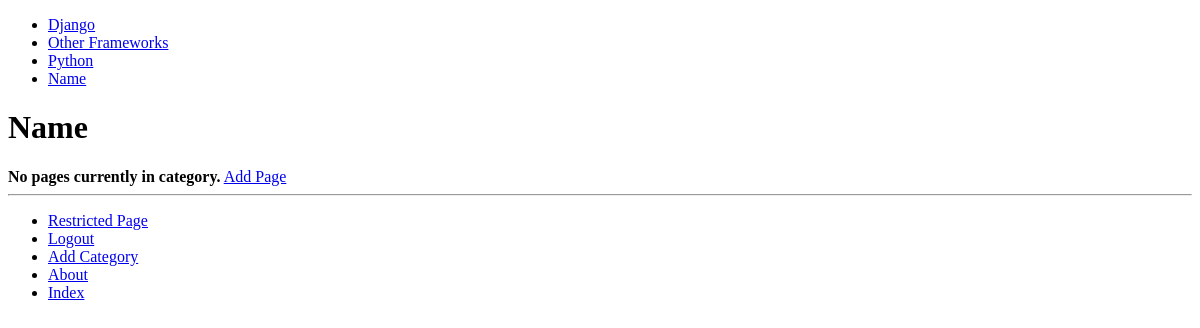
The app's page /rango/category/name/ (signed in), older data.
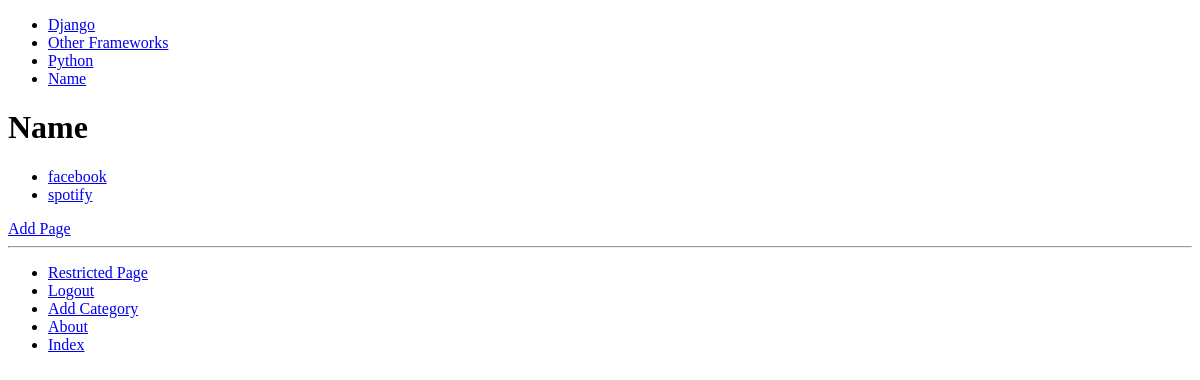
The same page, newer data.
### rango/models.py (models this page shows, shortened)
class Category(models.Model):
	name = models.CharField(max_length=128, unique=True)
	views = models.IntegerField(default=0)
	likes = models.IntegerField(default=0)
	slug = models.SlugField(unique=True)
	class Meta:
		verbose_name_plural = 'Categories'

class Page(models.Model):
	category = models.ForeignKey(Category)
	title = models.CharField(max_length=128)
	url = models.URLField()
	views = models.IntegerField(default=0)

### rango/views.py (the view)
# urls.py: url(r'^category/(?P<category_name_slug>[\w\-]+)/$', views.show_category, name='show_category'),
def show_category(request, category_name_slug):
	context_dict = {}
	try:
		category = Category.objects.get(slug=category_name_slug)
		pages = Page.objects.filter(category=category)
		context_dict['pages'] = pages
		context_dict['category'] = category
	except Category.DoesNotExist:
		context_dict['category'] = None
		context_dict['pages'] = None
	return render(request, 'rango/category.html', context_dict)

### rango/templatetags/rango_template_tags.py (called while the page is built)
@register.inclusion_tag('rango/cats.html')
def get_category_list():
	return {'cats': Category.objects.all()}

### templates/rango/category.html (shortened to what this page needs)
{% extends 'rango/base.html' %}
{% load staticfiles %}
{% block body_block %}
	{% if category %}
		<h1>{{ category.name }}</h1>
		{% if pages %}
			<ul>
			{% for page in pages %}
				<li><a href="{{ page.url }}">{{ page.title }}</a></li>
			{% endfor %}
			</ul>
		{% else %}
			<strong>No pages currently in category.</strong>
		{% endif %}
		{% if user.is_authenticated %}
			<a href="{% url 'add_page' category.slug %}">Add Page</a> <br/>
		{% endif %}
	{% else %}
		The specified category does not exist!
	{% endif %}
{% endblock %}

### templates/rango/base.html (shortened to what this page needs)
<!DOCTYPE html>
{% load staticfiles %}
{% load rango_template_tags %}
<html>
	<head>
	</head>
	<body>
		<div>
			{% block sidebar_block %}
				{% get_category_list %}
			{% endblock %}
		</div>
		<div>
			{% block body_block %}
			{% endblock %}
		</div>
		<hr />
		<div>
			<ul>
				{% if user.is_authenticated %}
					<li><a href="{% url 'restricted' %}">Restricted Page</a></li>
					<li><a href="{% url 'logout' %}">Logout</a></li>
					<li><a href="{% url 'add_category' %}">Add Category</a></li>
				{% else %}
					<li><a href="{% url 'login' %}">Sign In</a></li>
					<li><a href="{% url 'register' %}">Sign Up</a></li>
				{% endif %}
				<li><a href="{% url 'about' %}">About</a></li>
				<li><a href="{% url 'index' %}">Index</a></li>
			</ul>
		</div>
	</body>
</html>

### templates/rango/cats.html
<ul>
{% if cats %}
	{% for c in cats %}
		<li><a href="{% url 'show_category' c.slug %}">{{ c.name }}</a></li>
	{% endfor %}
{% else %}
	<li><strong>There are no categories present.</strong></li>
{% endif %}
</ul>

Row changes from the older to the newer data that the page shows:
added Page: title "facebook"
added Page: title "spotify"
Text that changed along with them:
text no longer shown: "No pages currently in category."
